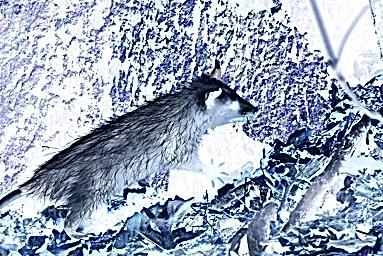
#> input picture Лабораторная3/Image-68-1c19cc.jpg, 383 x 256 px, given in place of lenna.png, which was not available
$ python lab2_task.py
#> lines starting #> are read from the running program, lines starting #| are printed output that depends on the picture; pictures that were not available may be replaced by others from this repository, and a replacement may not be noted
# -*- coding: utf-8 -*-
"""
Лабораторная работа 2. Задание: реализация эквализации гистограммы.

Формула:
    LUT[i] = 255 * (sum(Hist[1..i])) / (sum(Hist[1..255]))
"""

import numpy as np
import cv2 as cv
import matplotlib.pyplot as plt
import os

os.chdir(os.path.dirname(os.path.abspath(__file__)))

try:
    from IPython.core.interactiveshell import InteractiveShell
    InteractiveShell.ast_node_interactivity = "all"
except ImportError:
    pass

plt.rcParams["figure.figsize"] = [6, 4]

# Загрузка изображений
image1 = cv.imread('lenna.png')
#> image1 is the input picture: shape (256, 383, 3); mean B, G, R 185.9, 167, 155.2
image2 = cv.imread('winter_cat.png')
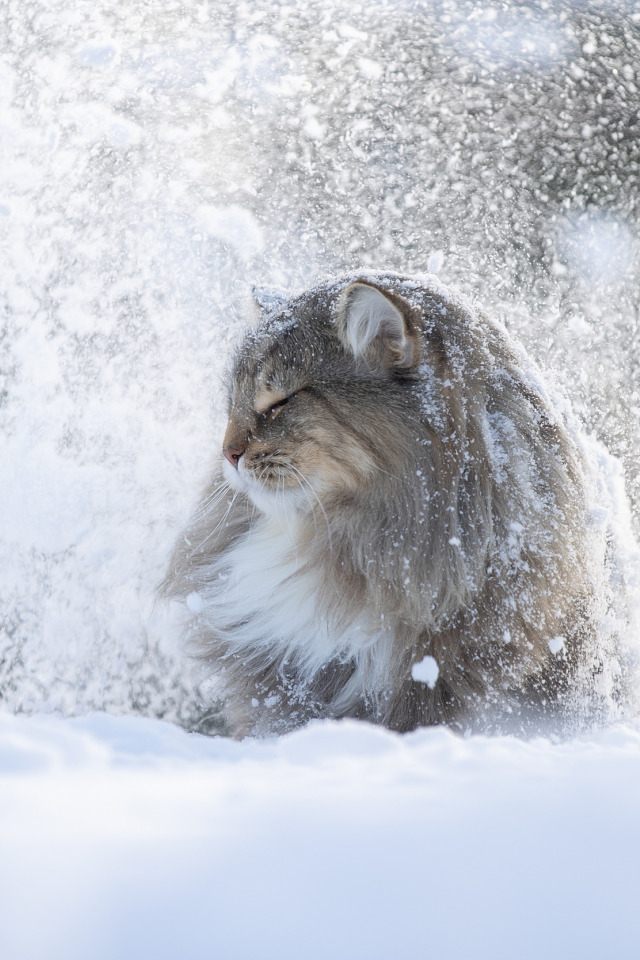
#> input picture Лабораторная2/winter_cat.png, 640 x 960 px
#> image2 is the input picture: shape (960, 640, 3); mean B, G, R 205.1, 196.6, 192.9

gray_image1 = cv.cvtColor(image1, cv.COLOR_BGR2GRAY)
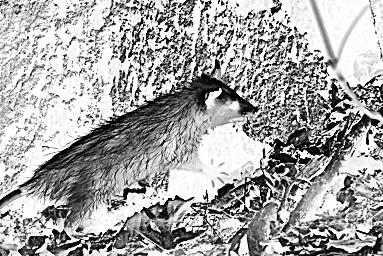
#> gray_image1: shape (256, 383); min 1, max 255, mean 165.6
gray_image2 = cv.cvtColor(image2, cv.COLOR_BGR2GRAY)
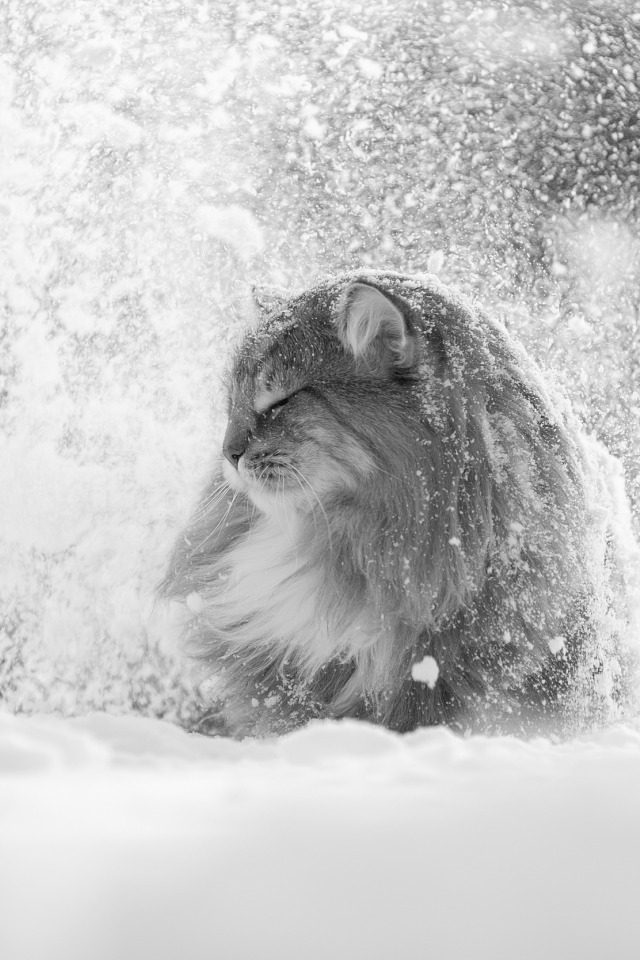
#> gray_image2: shape (960, 640); min 9, max 254, mean 196.5

print(f"Изображение 1: {gray_image1.shape}")
#| Изображение 1: (256, 383)
print(f"Изображение 2: {gray_image2.shape}")
#| Изображение 2: (960, 640)


def equalize_histogram(image):
    """Эквализация гистограммы по формуле из задания."""
    hist = cv.calcHist([image], [0], None, [256], [0, 256]).flatten()
#> hist = 256 values, max 4413 at index 253, min 0 at index 0, mean 383
    cumsum = np.cumsum(hist)
#> cumsum = 256 values from 0 to 98048
    total = cumsum[-1]
#> total = 98048
    # LUT[i] = 255 * cumsum[i] / total
    lut = np.round(255.0 * cumsum / total).astype(np.uint8)
#> lut = 256 values from 0 to 255
    return lut[image], hist, lut


# Применяем к обоим изображениям
eq1, hist1, lut1 = equalize_histogram(gray_image1)
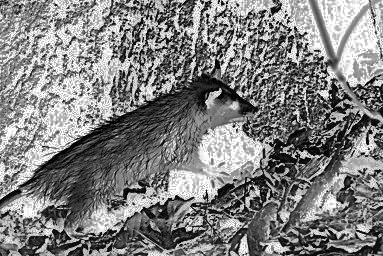
#> eq1: shape (256, 383); min 0, max 255, mean 128.9
#> hist1 has the same summary as hist in equalize_histogram; lut1 = 256 values from 0 to 255
eq2, hist2, lut2 = equalize_histogram(gray_image2)
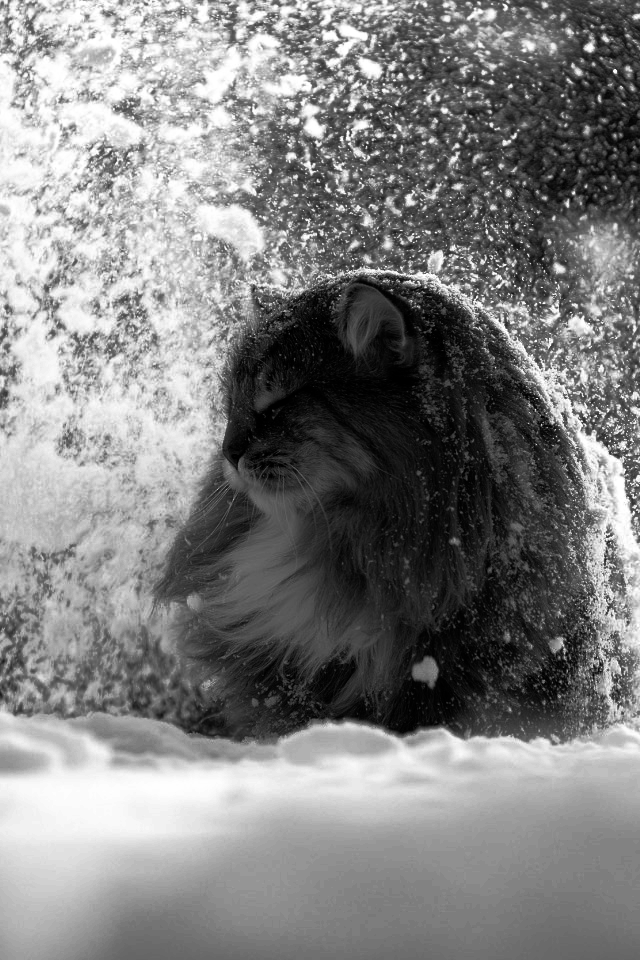
#> eq2: shape (960, 640); min 0, max 255, mean 128.9
#> hist2 = 256 values, max 13210 at index 215, min 0 at index 0, mean 2400; lut2 = 256 values from 0 to 255

# Сравнение с cv.equalizeHist
cv_eq1 = cv.equalizeHist(gray_image1)
cv_eq2 = cv.equalizeHist(gray_image2)

print(f"\nСовпадение с cv.equalizeHist (lenna): {np.array_equal(eq1, cv_eq1)}")
#| Совпадение с cv.equalizeHist (lenna): False
print(f"Совпадение с cv.equalizeHist (cat): {np.array_equal(eq2, cv_eq2)}")
#| Совпадение с cv.equalizeHist (cat): True

# Визуализация
range_hist = [0, 256]

# Lenna
#> (the run stopped early here; a loop or call above may not have finished)
